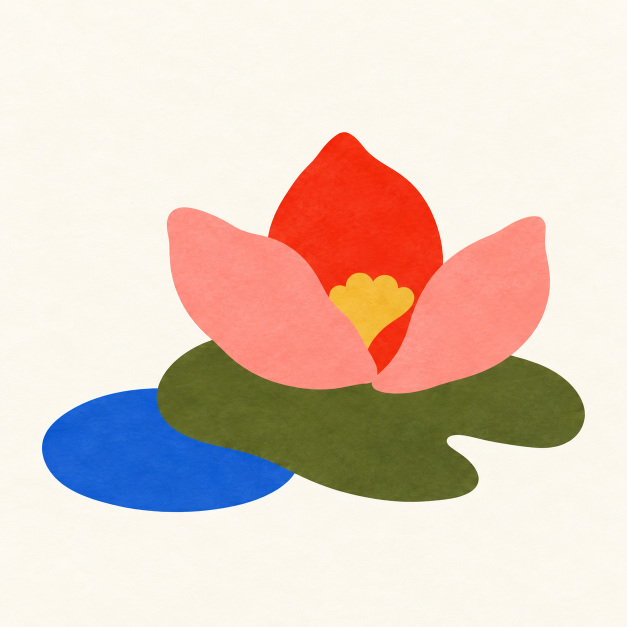
#> input picture output/imagegen/microseason-samples-v2/03-lotus-opens.png, 1254 x 1254 px (shown at 1/2 size)
$ python animate-viewpoint.py
#> lines starting #> are read from the running program, lines starting #| are printed output that depends on the picture
"""Project the intact printed illustration as a plane turning 0–30–0 degrees."""
from pathlib import Path
import math
import numpy as np
from PIL import Image

ROOT = Path(__file__).resolve().parent
SIZE, COUNT = 640, 80
source = ROOT / '03-lotus-opens.png'
original = Image.open(source).convert('RGB').resize((SIZE,SIZE),Image.Resampling.LANCZOS)
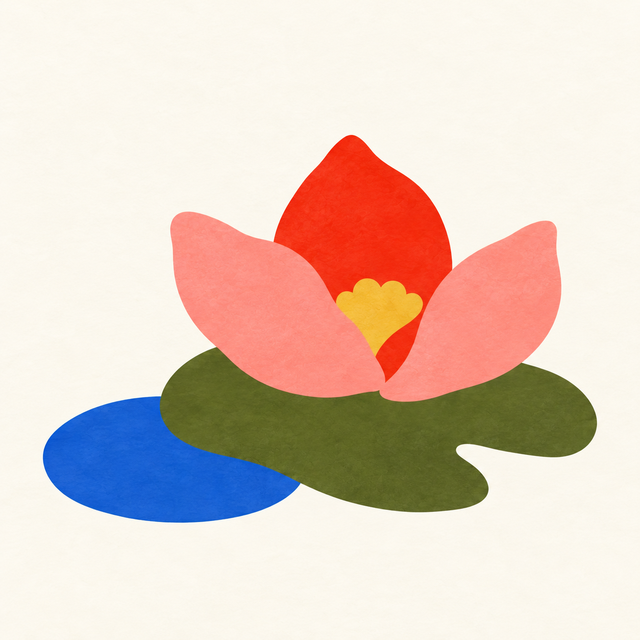
#> original: PIL image 640x640 RGB; mean R, G, B 225, 205.3, 193.9
background = tuple(np.median(np.array(original)[:40,:40].reshape(-1,3),axis=0).astype(int))
#> background = (252, 248, 239)
palette = original.quantize(colors=128)
center = SIZE / 2
distance = SIZE * 2.2
extent = SIZE * 0.45
corners = [(-extent,-extent),(extent,-extent),(extent,extent),(-extent,extent)]
texture = [(0,0),(SIZE,0),(SIZE,SIZE),(0,SIZE)]
frames = []
for index in range(COUNT):
    angle = math.radians(15*(1-math.cos(2*math.pi*index/COUNT)))
    projected=[]
    for x,y in corners:
        depth = -x*math.sin(angle)
        factor = distance/(distance+depth)
        projected.append((center+x*math.cos(angle)*factor,center+y*factor))
    matrix,values=[],[]
    for (x,y),(u,v) in zip(projected,texture):
        matrix.extend([[x,y,1,0,0,0,-u*x,-u*y],[0,0,0,x,y,1,-v*x,-v*y]])
        values.extend([u,v])
    coefficients=np.linalg.solve(np.array(matrix),np.array(values))
    frame=original.transform((SIZE,SIZE),Image.Transform.PERSPECTIVE,coefficients,
                             Image.Resampling.BICUBIC,fillcolor=background)
    frames.append(frame.quantize(palette=palette,dither=Image.Dither.NONE))
#> this loop made 80 passes
#> pass 1, `frame=original.transform((SIZE,SIZE),Image.Transform.PERSPECTIVE,coeff..`:
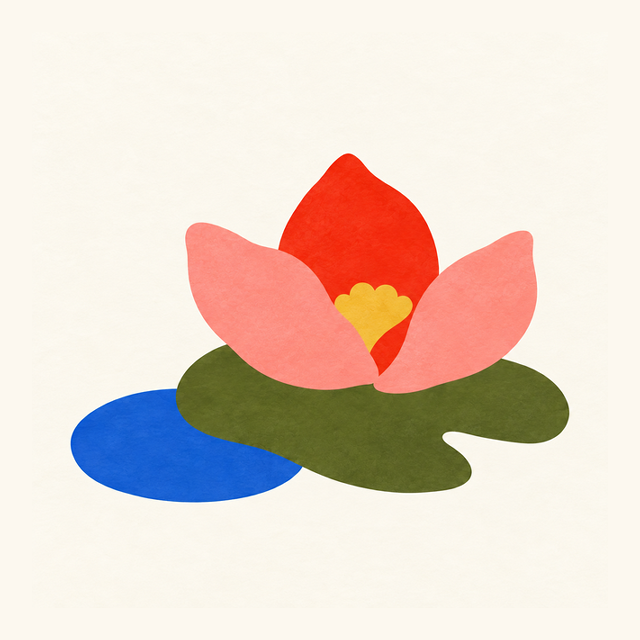
#> frame: PIL image 640x640 RGB; mean R, G, B 229.7, 213, 202.1
#> after the loop, frames = 80 items
target=ROOT/'03-lotus-opens-viewpoint-30.gif'
frames[0].save(target,save_all=True,append_images=frames[1:],duration=100,loop=0,
               disposal=1,optimize=False)
with Image.open(target) as check:
    assert check.n_frames == COUNT and check.info['loop'] == 0
sheet=Image.new('RGB',(SIZE*3,SIZE),background)
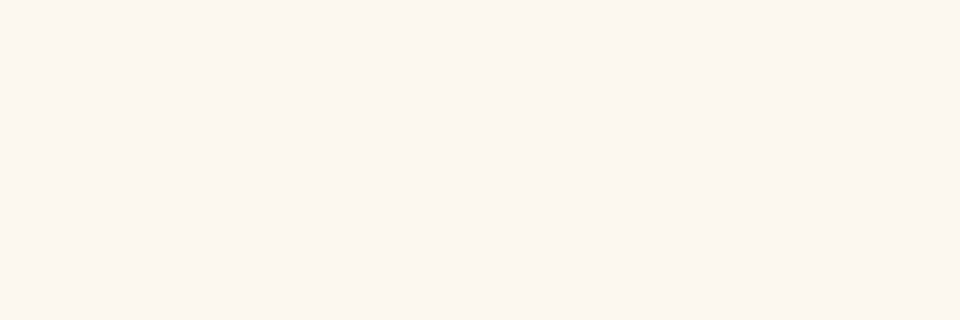
#> sheet: PIL image 1920x640 RGB (shown at 1/2 size); mean R, G, B 252, 248, 239
for column,index in enumerate((0,20,40)):
    sheet.paste(frames[index].convert('RGB'),(SIZE*column,0))
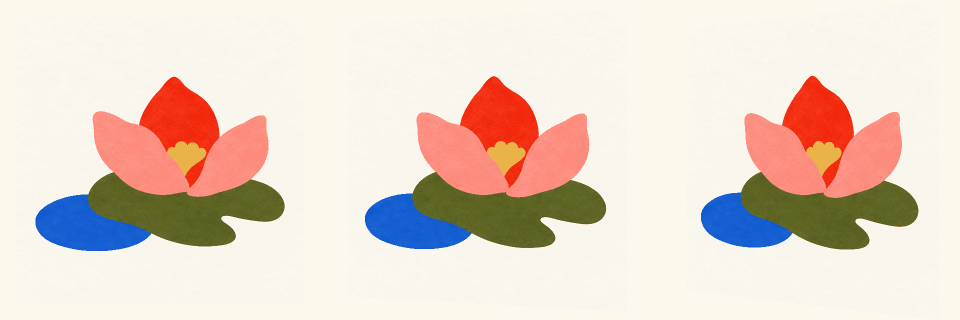
#> sheet: PIL image 1920x640 RGB (shown at 1/2 size); mean R, G, B 229.9, 213.7, 201.8
sheet.save(ROOT/'03-lotus-opens-viewpoint-30-review.jpg')
#> (the run stopped early here; a loop or call above may not have finished)

$ run again, with output/imagegen/microseason-samples-v2/01-east-wind-thaw.png copied over output/imagegen/microseason-samples-v2/03-lotus-opens.png
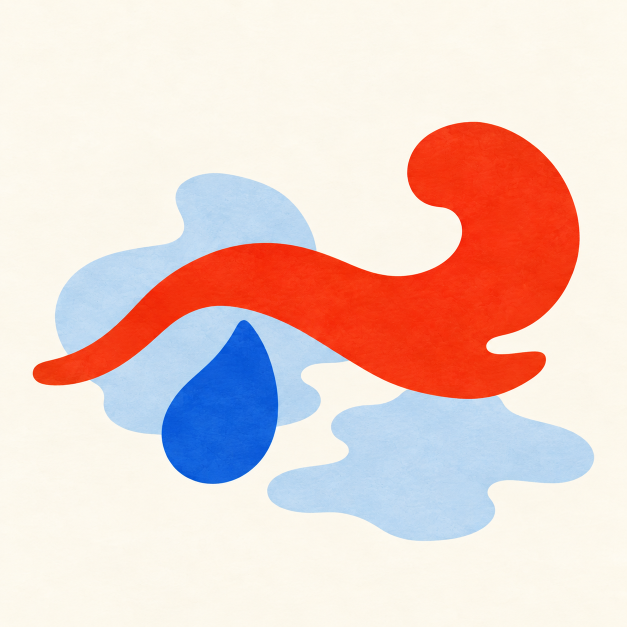
#> input picture output/imagegen/microseason-samples-v2/01-east-wind-thaw.png, 1254 x 1254 px (shown at 1/2 size)
#> background = (253, 249, 238)
#> the loop `for index in range(COUNT):` made 80 passes
#> pass 1, `frame=original.transform((SIZE,SIZE),Image.Transform.PERSPECTIVE,coeff..`:
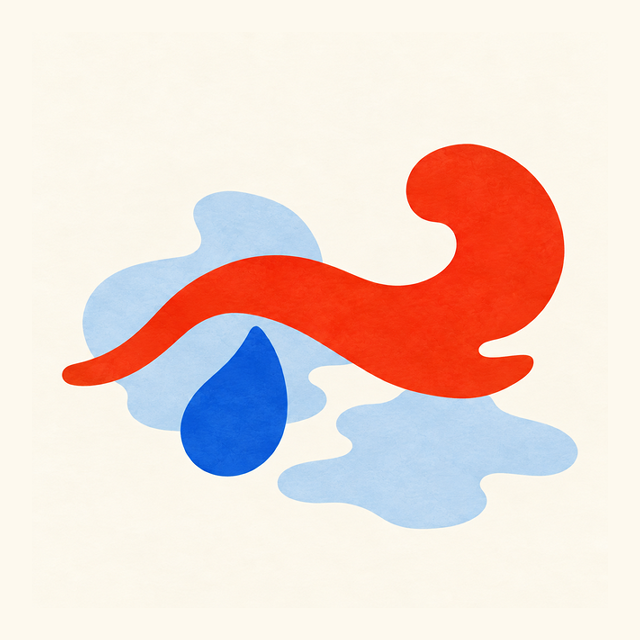
#> frame: PIL image 640x640 RGB; mean R, G, B 236.9, 216, 209.6
#> after the loop `for index in range(COUNT):`: frames = 80 items
#> after the loop `for column,index in enumerate((0,20,40)):`:
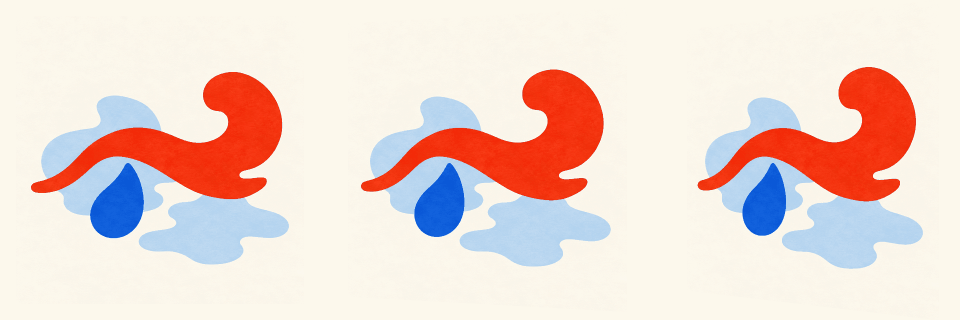
#> sheet: PIL image 1920x640 RGB (shown at 1/2 size); mean R, G, B 237, 215.9, 208.9

$ run again, with output/imagegen/microseason-samples-v2/02-peach-blossoms.png copied over output/imagegen/microseason-samples-v2/03-lotus-opens.png
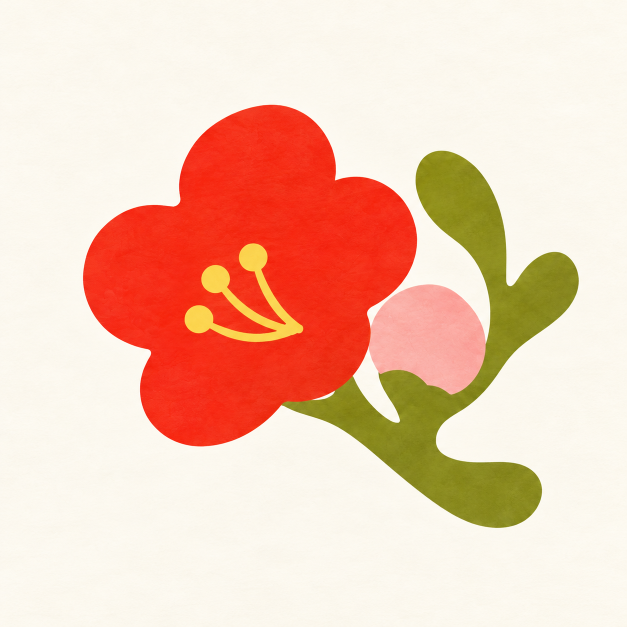
#> input picture output/imagegen/microseason-samples-v2/02-peach-blossoms.png, 1254 x 1254 px (shown at 1/2 size)
#> background = (252, 248, 239)
#> the loop `for index in range(COUNT):` made 80 passes
#> pass 1, `frame=original.transform((SIZE,SIZE),Image.Transform.PERSPECTIVE,coeff..`:
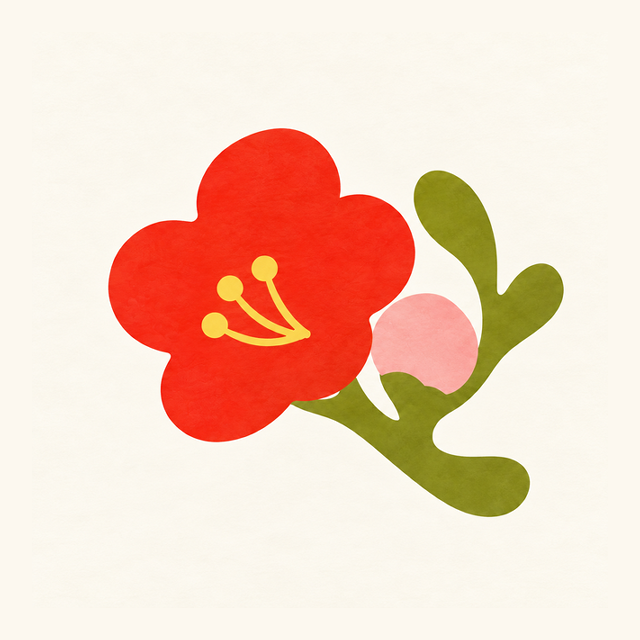
#> frame: PIL image 640x640 RGB; mean R, G, B 243.4, 210.3, 192.2
#> after the loop `for index in range(COUNT):`: frames = 80 items
#> after the loop `for column,index in enumerate((0,20,40)):`:
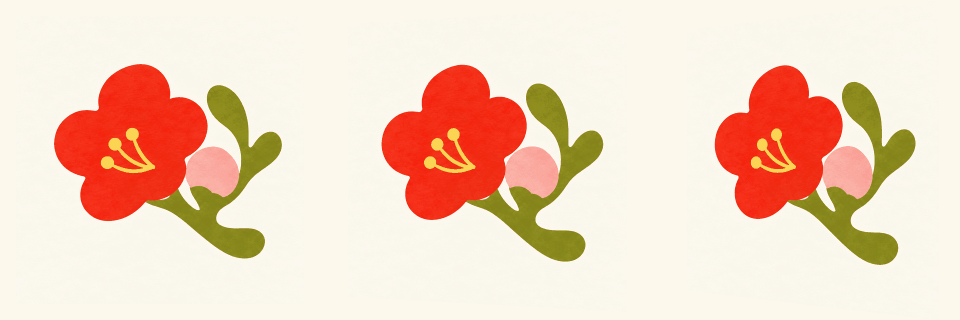
#> sheet: PIL image 1920x640 RGB (shown at 1/2 size); mean R, G, B 242.8, 212.1, 193

$ run again, with output/imagegen/microseason-samples-v2/04-white-dew.png copied over output/imagegen/microseason-samples-v2/03-lotus-opens.png
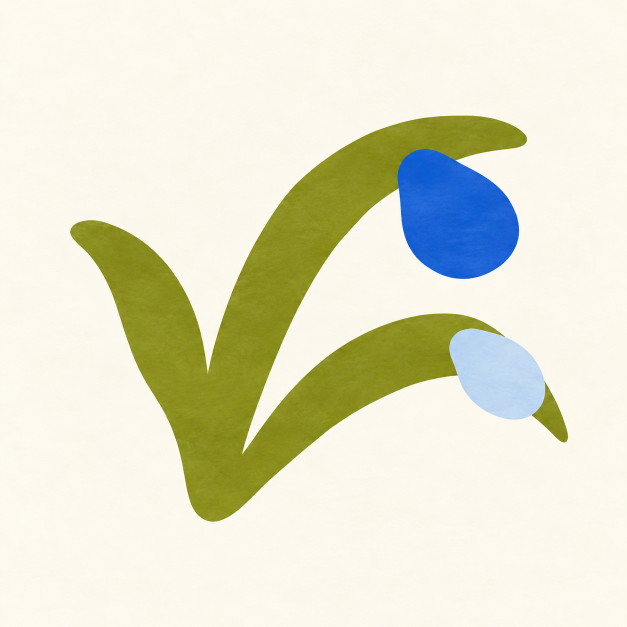
#> input picture output/imagegen/microseason-samples-v2/04-white-dew.png, 1254 x 1254 px (shown at 1/2 size)
#> background = (253, 249, 238)
#> the loop `for index in range(COUNT):` made 80 passes
#> pass 1, `frame=original.transform((SIZE,SIZE),Image.Transform.PERSPECTIVE,coeff..`:
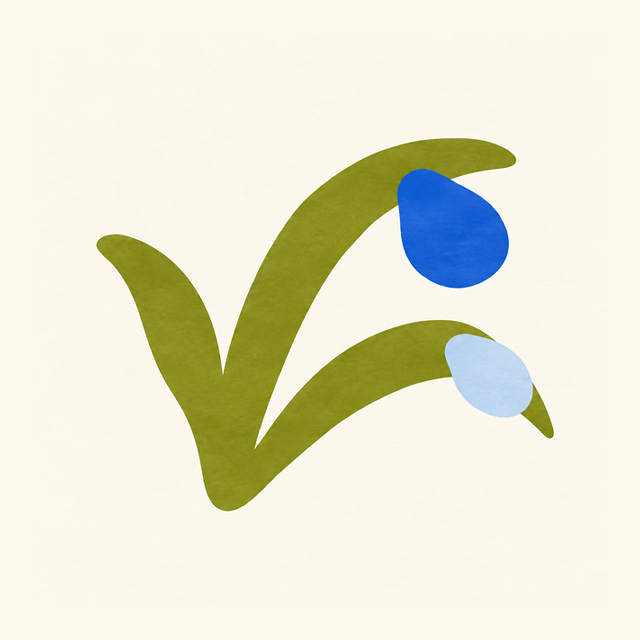
#> frame: PIL image 640x640 RGB; mean R, G, B 231.4, 230.6, 210.6
#> after the loop `for index in range(COUNT):`: frames = 80 items
#> after the loop `for column,index in enumerate((0,20,40)):`:
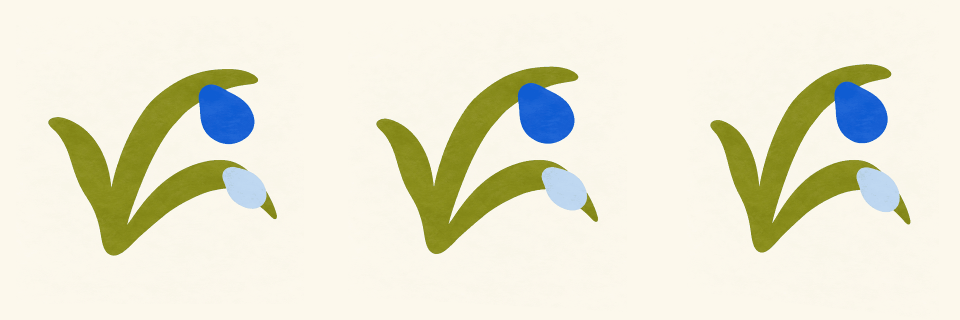
#> sheet: PIL image 1920x640 RGB (shown at 1/2 size); mean R, G, B 231.4, 230.7, 211
